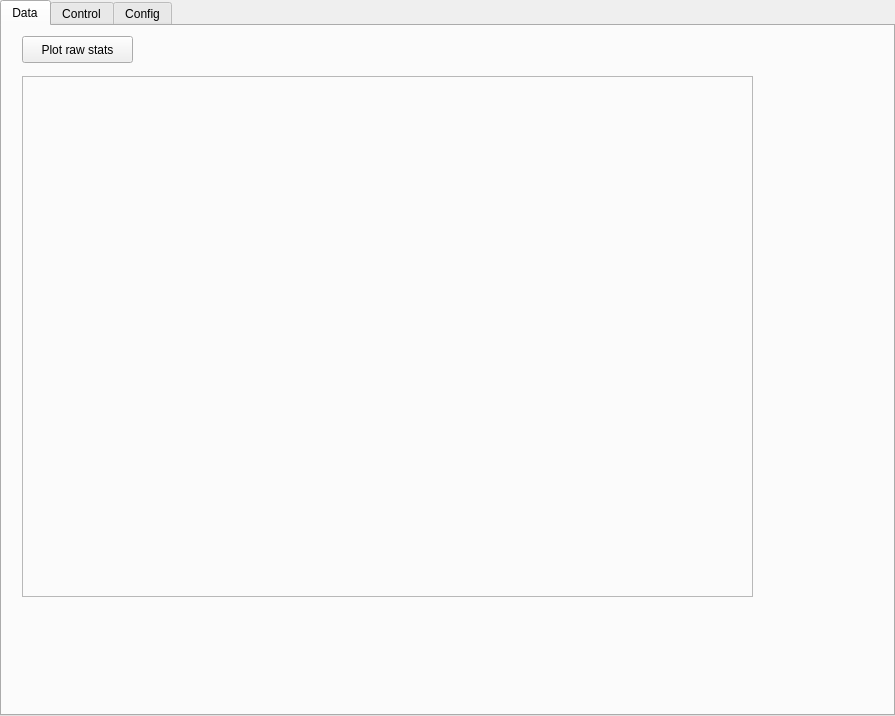
<?xml version="1.0" encoding="UTF-8"?>
<ui version="4.0">
 <class>SilCamInterTest</class>
 <widget class="QTabWidget" name="SilCamInterTest">
  <property name="geometry">
   <rect>
    <x>0</x>
    <y>0</y>
    <width>895</width>
    <height>716</height>
   </rect>
  </property>
  <property name="windowTitle">
   <string>TabWidget</string>
  </property>
  <property name="currentIndex">
   <number>0</number>
  </property>
  <widget class="QWidget" name="Data">
   <attribute name="title">
    <string>Data</string>
   </attribute>
   <widget class="QPushButton" name="pb_datadir">
    <property name="geometry">
     <rect>
      <x>20</x>
      <y>10</y>
      <width>111</width>
      <height>27</height>
     </rect>
    </property>
    <property name="text">
     <string>Plot raw stats</string>
    </property>
   </widget>
   <widget class="QFrame" name="frame">
    <property name="geometry">
     <rect>
      <x>20</x>
      <y>50</y>
      <width>731</width>
      <height>521</height>
     </rect>
    </property>
    <property name="sizePolicy">
     <sizepolicy hsizetype="Expanding" vsizetype="Expanding">
      <horstretch>0</horstretch>
      <verstretch>0</verstretch>
     </sizepolicy>
    </property>
    <property name="frameShape">
     <enum>QFrame::StyledPanel</enum>
    </property>
    <property name="frameShadow">
     <enum>QFrame::Raised</enum>
    </property>
   </widget>
  </widget>
  <widget class="QWidget" name="Control">
   <attribute name="title">
    <string>Control</string>
   </attribute>
  </widget>
  <widget class="QWidget" name="Config">
   <attribute name="title">
    <string>Config</string>
   </attribute>
  </widget>
 </widget>
 <resources/>
 <connections/>
</ui>
